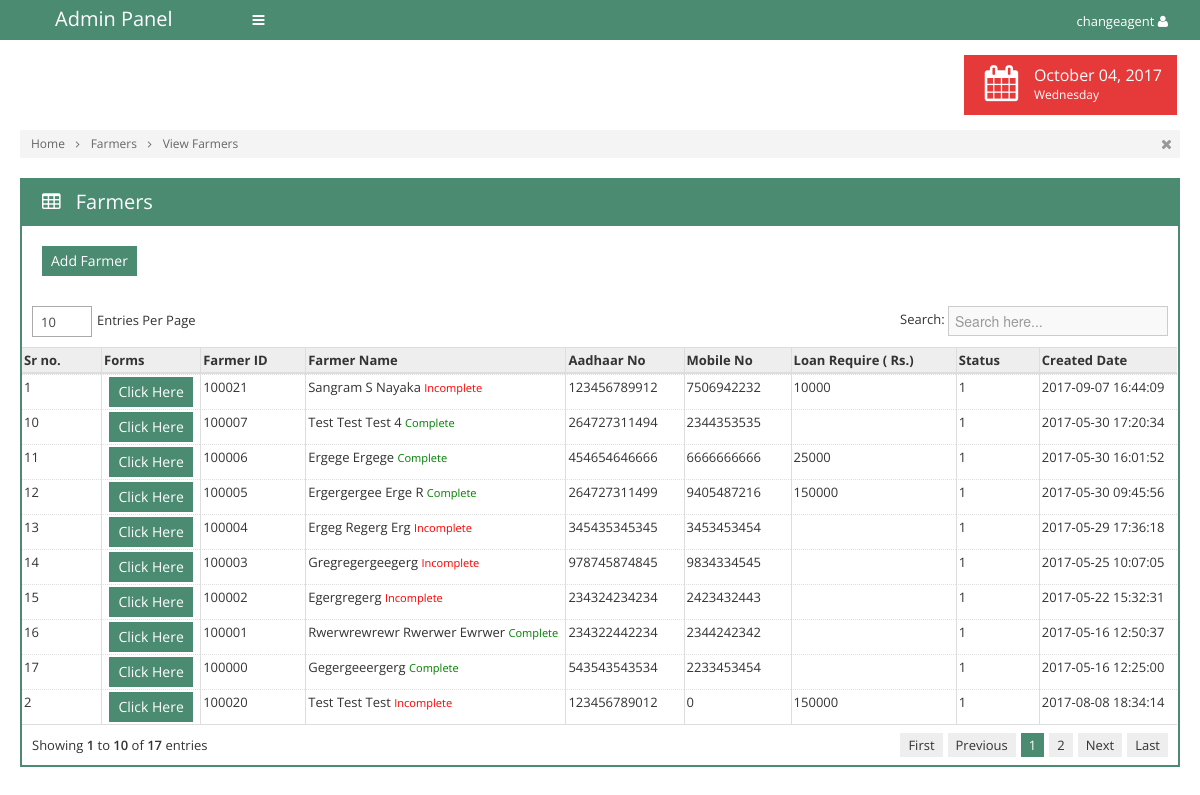
/view_farmers_og.php (signed in), run on an earlier commit of the app's database.
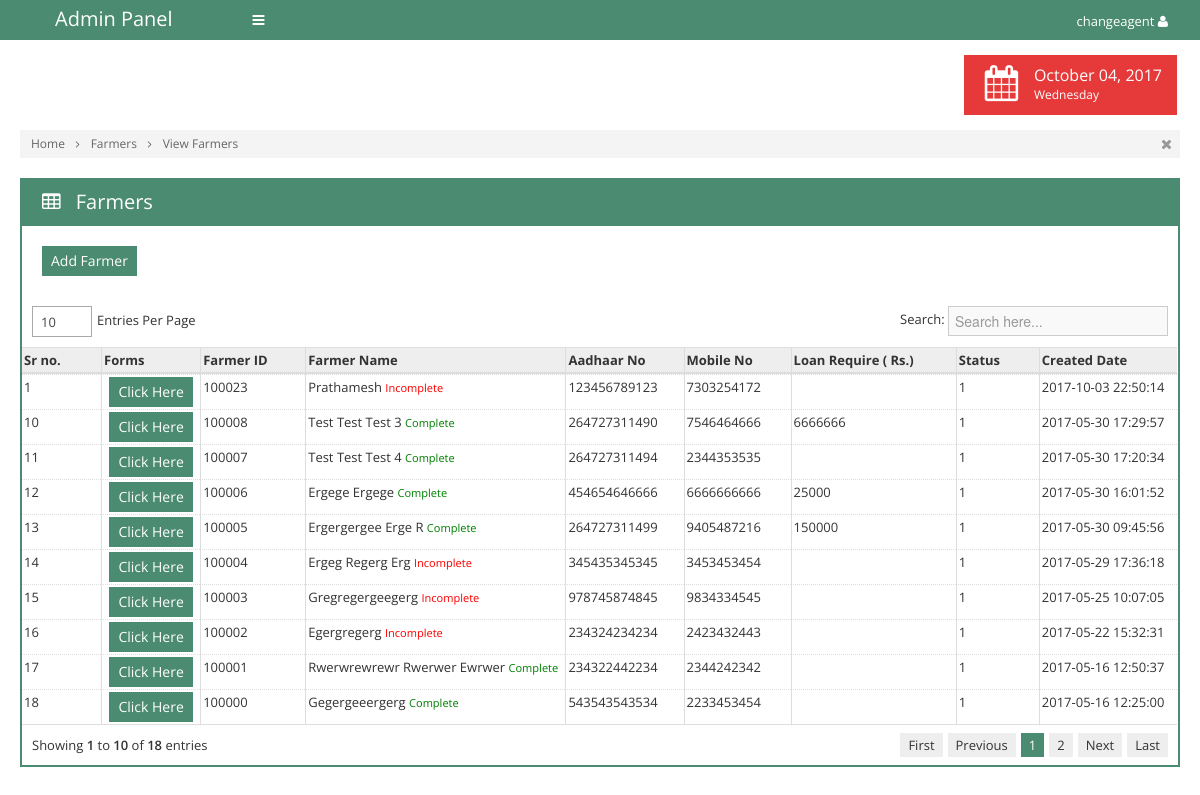
And on a later commit of the database.
### tables this page shows
CREATE TABLE IF NOT EXISTS `tbl_farmers` (
  `id` int(11) NOT NULL AUTO_INCREMENT,
  `fm_caid` int(11) NOT NULL,
  `fm_id` int(11) NOT NULL,
  `fm_name` varchar(255) NOT NULL,
  `fm_aadhar` bigint(11) NOT NULL,
  `fm_mobileno` bigint(11) NOT NULL,
  `fm_loan` varchar(255) NOT NULL,
  `fm_amount` varchar(255) NOT NULL,
  `fm_status` int(11) NOT NULL,
  `fm_createddt` datetime NOT NULL,
  `fm_createdby` varchar(255) NOT NULL,
  `fm_modifieddt` datetime NOT NULL,
  `fm_modifiedby` varchar(255) NOT NULL,
  PRIMARY KEY (`id`)
);

### view_farmers_og.php (the view, shortened to what the changed rows need)
<?php
include('connection.php');
if(isset($_SESSION['acrefin_user']) && $_SESSION['acrefin_user']!="")
{
?>
<!doctype html>
<html>
<head>
	<link rel="stylesheet" href="css/bootstrap.min.css">
	<link rel="stylesheet" href="css/bootstrap-responsive.min.css">
	<link rel="stylesheet" href="css/plugins/jquery-ui/smoothness/jquery-ui.css">
	<link rel="stylesheet" href="css/plugins/jquery-ui/smoothness/jquery.ui.theme.css">
	<link rel="stylesheet" href="css/plugins/pageguide/pageguide.css">
	<link rel="stylesheet" href="css/plugins/datatable/TableTools.css">
	<link rel="stylesheet" href="css/plugins/fullcalendar/fullcalendar.css">
	<link rel="stylesheet" href="css/plugins/fullcalendar/fullcalendar.print.css" media="print">
	<link rel="stylesheet" href="css/plugins/chosen/chosen.css">
	<link rel="stylesheet" href="css/plugins/select2/select2.css">
	<link rel="stylesheet" href="css/plugins/icheck/all.css">
	<link rel="stylesheet" href="css/style.css">
	<link rel="stylesheet" href="css/themes.css">
</head>
<body class="theme-green" data-theme="theme-green">
	<div id="navigation">
		<div class="container-fluid">
			<a href="#" id="brand">Admin Panel</a>
			<a href="#" class="toggle-nav" rel="tooltip" data-placement="bottom" title="Toggle navigation"><i class="icon-reorder"></i></a>
			<div class="user">
				<div class="dropdown asdf">
					<a href="#" class='dropdown-toggle' data-toggle="dropdown"><?php echo $_SESSION['acrefin_user'] ?> <i class="icon-user"></i></a>
				</div>
			</div>
		</div>
	</div>
	<div class="container-fluid" id="content">
		<div id="main" style="margin-left:0px ">
			<?php
				$dt=date('F d, Y');
				$week=date('l');
			?>
			<div class="container-fluid">
				<div class="page-header">
					<div class="pull-right">
						<ul class="stats">
							<li class='lightred'>
								<i class="icon-calendar"></i>
								<div class="details">
									<span class="big"><?php echo $dt; ?></span>
									<span><?php echo $week; ?></span>
								</div>
							</li>
						</ul>
					</div>
				</div>
				<div class="breadcrumbs">
					<ul>
						<li>
							<a href="home.php">Home</a>
							<i class="icon-angle-right"></i>
						</li>
						<li>
							<a href="#">Farmers</a>
							<i class="icon-angle-right"></i>
						</li>
						<li>
							<a href="#">View Farmers</a>
						</li>
					</ul>
					<div class="close-bread">
						<a href="#"><i class="icon-remove"></i></a>
					</div>
				</div>
<?php
$ca_id		= $_SESSION['ca_id'];
$sql="select * from tbl_farmers where fm_caid='".$ca_id."' order by id desc";
$res=mysqli_query($db_con,$sql);
  $r=1;
	?>
				<div class="row-fluid">
					<div class="span12">
						<div class="box box-color box-bordered">
							<div class="box-title">
								<h3>
									<i class="icon-table"></i>
									Farmers
								</h3>
							</div>
							<div class="box-content nopadding">
                            <div style="padding:20px"><a href="add_farmers.php?pag=farmers" class="btn btn-primary">Add Farmer</a></div>
                            <form id="mainform" action="deletefarmers.php" method="post">
								<div id="comp_1">
                                <table class="table table-bordered dataTable dataTable-scroll-x">
									<thead>
										<tr>
                                       		<th>Sr no.</th>
                                            <th>Forms</th>
											<th>Farmer ID</th>
                                            <th>Farmer Name</th>
                                            <th>Aadhaar No</th>
                                            <th>Mobile No</th>
                                            <th>Loan Require ( Rs.)</th>
                                            <th>Status</th>
                                            <th class='hidden-350'>Created Date</th>
										</tr>
									</thead>
									<tbody>
									  <?php
	  while($row=mysqli_fetch_array($res))
	  {
	  ?>
										<tr>
                    <td><?php echo $r; ?></td>
                    <td style="text-align:center;"><a href="acrefinfrm_1.php?pag=farmers&fm_id=<?php echo $row['fm_id']; ?>" class="btn btn-primary">Click Here</a></td>
					<td><?php echo $row['fm_id']; ?></td>
                    <td><?php echo ucwords($row['fm_name']); ?>
                    <?php
					$sql_check_point  =" SELECT * FROM tbl_points WHERE pt_frm1 !='' AND pt_frm2 !='' AND pt_frm3 !='' AND pt_frm4 !='' AND pt_frm6 !='' ";
					$sql_check_point .=" AND pt_frm7 !='' AND pt_frm8 !='' AND pt_frm9 !='' AND pt_frm10 !='' AND pt_frm5 !='' AND pt_frm12 !='' AND pt_frm13 !=''  AND pt_frm11 !='' AND fm_id='".$row['fm_id']."'";
					$res_check_point  = mysqli_query($db_con,$sql_check_point) or die(mysqli_error($db_con));
					$num_check_point  = mysqli_num_rows($res_check_point);
					if($num_check_point==0)
					{
						echo '<small style="color:red">Incomplete</small>';
					}
					else
					{
						echo '<small style="color:green">Complete</small>';
					}
					?>
                    </td>
                    <td><?php echo $row['fm_aadhar']; ?></td>
                    <td><?php echo $row['fm_mobileno']; ?></td>
                    <td><?php echo $row['fm_amount']; ?></td>
                    <td><?php echo $row['fm_status']; ?></td>
                    <td><?php echo $row['fm_createddt']; ?></td>
										</tr>
                                         <?php
		$r++;
	  }
	  ?>
									</tbody>
								</table>
                                </div>
                                 </form>
							</div>
						</div>
					</div>
				</div>
			</div>
		</div></div>
	</body>
</html>
<?php
}
else
{
?>
<script type="text/javascript">
history.go(-1);
</script>
<?php
}
?>

What changed in the data, as far as the page shows it:
no longer on this page (row unchanged): tbl_farmers: fm "100021", fm_name "Sangram S Nayaka", shows "Incomplete", fm_aadhar "123456789912", fm_mobileno "7506942232", fm_amount "10000", fm_status "1", fm_createddt "2017-09-07 16:44:09"
no longer on this page (row unchanged): tbl_farmers: fm "100020", fm_name "Test Test Test", shows "Incomplete", fm_aadhar "123456789012", fm_mobileno "0", fm_amount "150000", fm_status "1", fm_createddt "2017-08-08 18:34:14"
added tbl_farmers: fm "100023", fm_name "Prathamesh", shows "Incomplete", fm_aadhar "123456789123", fm_mobileno "7303254172", fm_status "1", fm_createddt "2017-10-03 22:50:14"
now on this page (row unchanged): tbl_farmers: fm "100008", fm_name "Test Test Test 3", shows "Complete", fm_aadhar "264727311490", fm_mobileno "7546464666", fm_amount "6666666", fm_status "1", fm_createddt "2017-05-30 17:29:57"
Also different on the page:
text written by a page script: "10 Entries Per Page Search: Showing 1 to 10 of 17 entries First Previous 1 2 Next Last" → "10 Entries Per Page Search: Showing 1 to 10 of 18 entries First Previous 1 2 Next Last"
